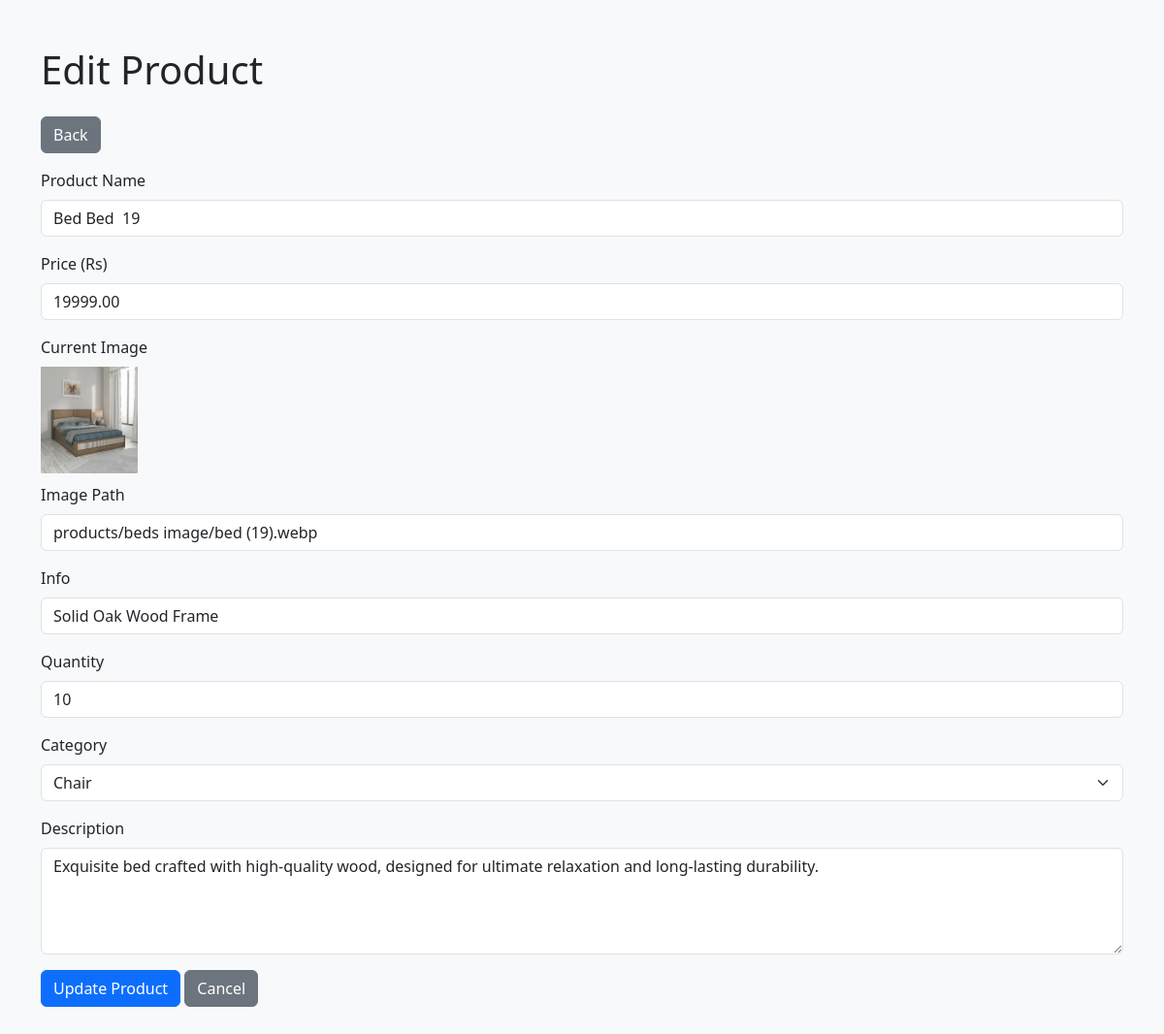
The page /admin_panal/edit_product.php?id=61 on the database its author committed.
### tables this page shows
CREATE TABLE IF NOT EXISTS `products` (
  `id` INT AUTO_INCREMENT PRIMARY KEY,
  `name` VARCHAR(255) NOT NULL,
  `price` DECIMAL(10,2) NOT NULL,
  `image_path` VARCHAR(255) NOT NULL,
  `info` VARCHAR(255) NOT NULL DEFAULT '',
  `quantity` INT NOT NULL DEFAULT 0,
  `category` VARCHAR(50) NOT NULL,
  `description` TEXT NOT NULL
);

### admin_panal/edit_product.php (the view, shortened to what this page needs)
<?php
include __DIR__ . '/../db_connection.php';
$id = $_GET['id'];
$sql = "SELECT * FROM `products` WHERE id=$id";
$result = $conn->query($sql);
$product = $result->fetch_assoc();
?>
<!DOCTYPE html>
<html lang="en">
<head>
    <link href="https://cdn.jsdelivr.net/npm/bootstrap@5.3.2/dist/css/bootstrap.min.css" rel="stylesheet">
</head>
<body class="bg-light">
    <div class="container py-5">
        <h1 class="mb-4">Edit Product</h1><a href="manage_products.php" class="btn btn-secondary mb-3">Back</a>
        <form method="POST">
            <div class="mb-3">
                <label class="form-label">Product Name</label>
                <input type="text" name="product_name" class="form-control" value="<?= $product['name']; ?>" required>
            </div>
            <div class="mb-3">
                <label class="form-label">Price (Rs)</label>
                <input type="number" name="price" class="form-control" value="<?= $product['price']; ?>" required>
            </div>
            <div class="mb-3">
                <label class="form-label">Current Image</label><br>
                <img src="<?= $product['image_path']; ?>" width="100" style="margin-bottom:10px;"><br>
                <label class="form-label">Image Path</label>
                <input type="text" name="image_path" class="form-control" value="<?= $product['image_path']; ?>" required>
            </div>
            <div class="mb-3">
                <label class="form-label">Info</label>
                <input type="text" name="info" class="form-control" value="<?= $product['info']; ?>" required>
            </div>
            <div class="mb-3">
                <label class="form-label">Quantity</label>
                <input type="number" name="quantity" class="form-control" value="<?= $product['quantity']; ?>" required>
            </div>
            <div class="mb-3">
                <label class="form-label">Category</label>
                <select name="category" class="form-select" required>
                    <option value="Chair" <?= $product['category'] == 'Chair' ? 'selected' : ''; ?>>Chair</option>
                </select>
            </div>
            <div class="mb-3">
                <label class="form-label">Description</label>
                <textarea name="description" class="form-control" rows="4" required><?= $product['description']; ?></textarea>
            </div>
            <button type="submit" name="update" class="btn btn-primary">Update Product</button>
            <a href="manage_products.php" class="btn btn-secondary">Cancel</a>
        </form>
    </div>
</body>
</html>

### rows shown on the page
products: product_name "Bed Bed 19", price "19999.00", image_path (picture), image_path "products/beds image/bed (19).webp", info "Solid Oak Wood Frame", quantity "10", description "Exquisite bed crafted with high-quality wood, designed for ultimate relaxation and long-lasting durability."
